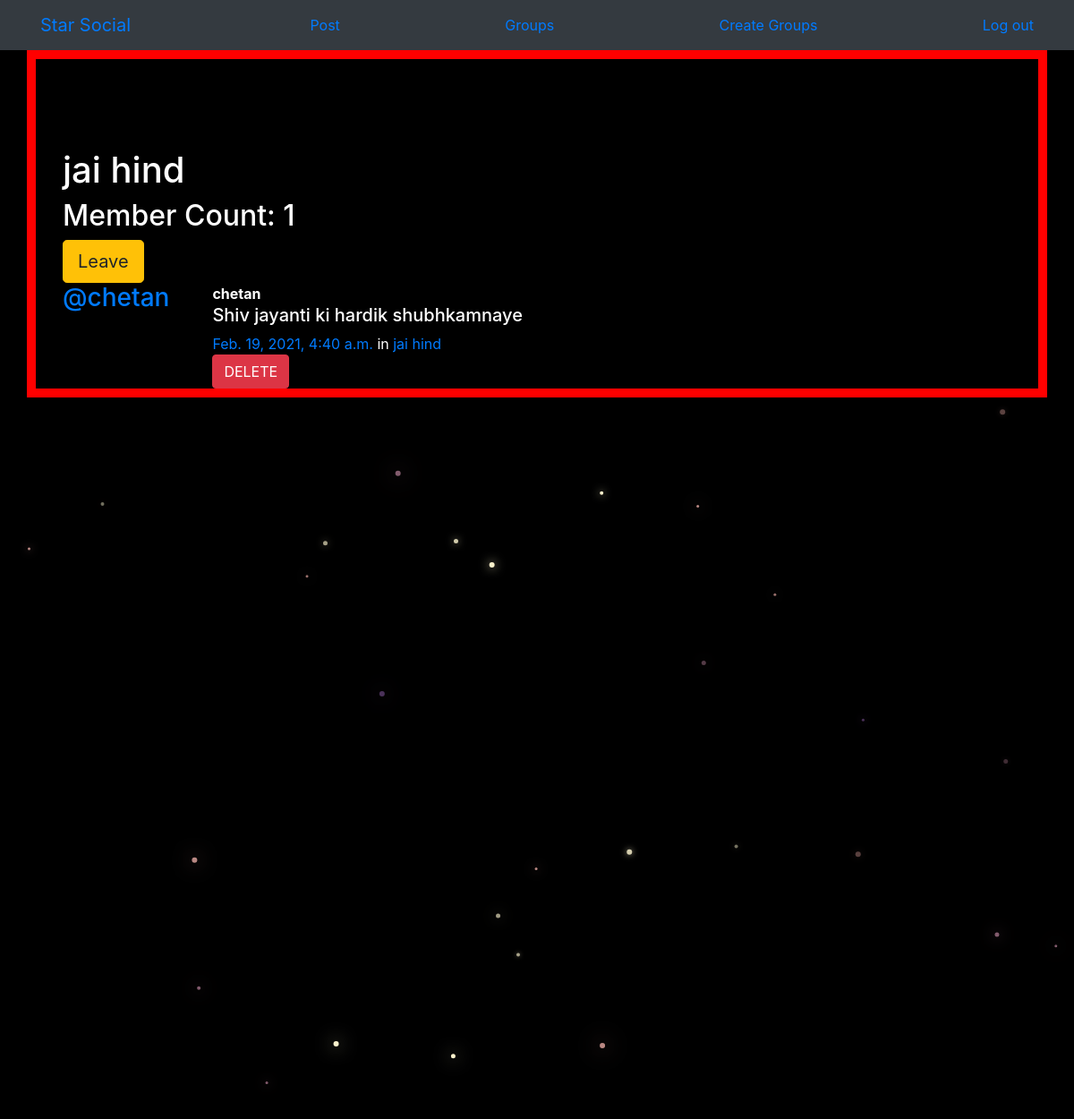
The app's page /group/posts/in/jai-hind/ (signed in) with its own data.
### group/models.py (models this page shows, shortened)
class Group(models.Model):
    name= models.CharField(max_length=255,unique=True)
    slug= models.SlugField(allow_unicode=True,unique=True)
    description= models.TextField(blank=True,default='')
    description_html= models.TextField(editable=False,default='',blank=True)
    members= models.ManyToManyField(User,through='GroupMember')
    class Meta:
        ordering= ['name']

### posts/models.py (models this page shows, shortened)
class Post(models.Model):
    user= models.ForeignKey(User,related_name='posts',on_delete=models.CASCADE)
    created_at= models.DateTimeField(auto_now=True)
    message= models.TextField()
    message_html = models.TextField(editable=False)
    group= models.ForeignKey(Group,related_name='posts',null=True,blank=True,on_delete=models.CASCADE)
    class Meta:
        ordering= ['-created_at']
        unique_together= ['user','message']

### group/views.py (the view)
# urls.py: path('posts/in/<slug>/',views.SingleGroup.as_view(),name='single'),
class SingleGroup(generic.DetailView):
    model = Group

### group/templates/group/group_detail.html (shortened to what this page needs)
{% extends 'group/group_base.html' %}
{%block pregroup%}
<div class="container">
    <h1>{{group.name}}</h1>
    <h2>Member Count: {{group.members.count}}</h2>
    <div class="content">
        {% if user in group.members.all %}
                 <a href="{% url 'group:leave' slug=group.slug %}" class="btn btn-lg btn-fill btn-warning">Leave</a>
        {% else %}
                <a href="{% url 'group:join' slug=group.slug %}" class="btn btn-lg btn-fill btn-warning">Join<span class="glyphicon glyphicon-ok-circle"></span></a>
        {% endif %}
    </div>
</div>
{% endblock %}
{% block group_content %}
<div class="col-md-8">
    {% if group.posts.count == 0  %}
        <h2>No Posts in this group yet!</h2>
    {% else %}
        {% for post in group.posts.all %}
            {% include "posts/_post.html"%}
        {% endfor %}
    {% endif %}
</div>
{% endblock %}

### posts/templates/posts/_post.html
<div class="media">
	<h3 class="mr-5"><a href="{% url 'posts:for_user' username=post.user.username %}">@{{ post.user.username }}</a></h3>
	<div class="media-body">
		<strong>{{ post.user.username }}</strong>
		<h5>{{ post.message_html|safe }}</h5>
			<time class="time"><a href="{% url 'posts:single' username=post.user.username pk=post.pk %}">{{ post.created_at }}</a></time>
			{% if post.group %}
			<span class="group-name">in <a href="#">{{ post.group.name }}</a></span>
			{% endif %}
		<div class="media-footer">
			{% if user.is_authenticated and post.user == user and not hide_delete %}
				<a href="{% url 'posts:delete' pk=post.pk %}" title="delete" class="btn btn-danger">DELETE</a>
			{% endif %}
		</div>
	</div>
</div>

### static/css/master.css (style rules this page uses)
html, body { height: 100%; width: 100%; overflow: hidden; background: #191063; margin: 0; }

### static/simplesocial/css/master.css (style rules this page uses)
body { margin: 0; overflow: hidden; background-color: black; color:white; }

### records on screen
Group: name "jai hind", members.count "1"
Post: user.username "chetan", message_html "Shiv jayanti ki hardik shubhkamnaye", created_at "Feb. 19, 2021, 4:40 a.m.", group.name "jai hind", shows "DELETE"
